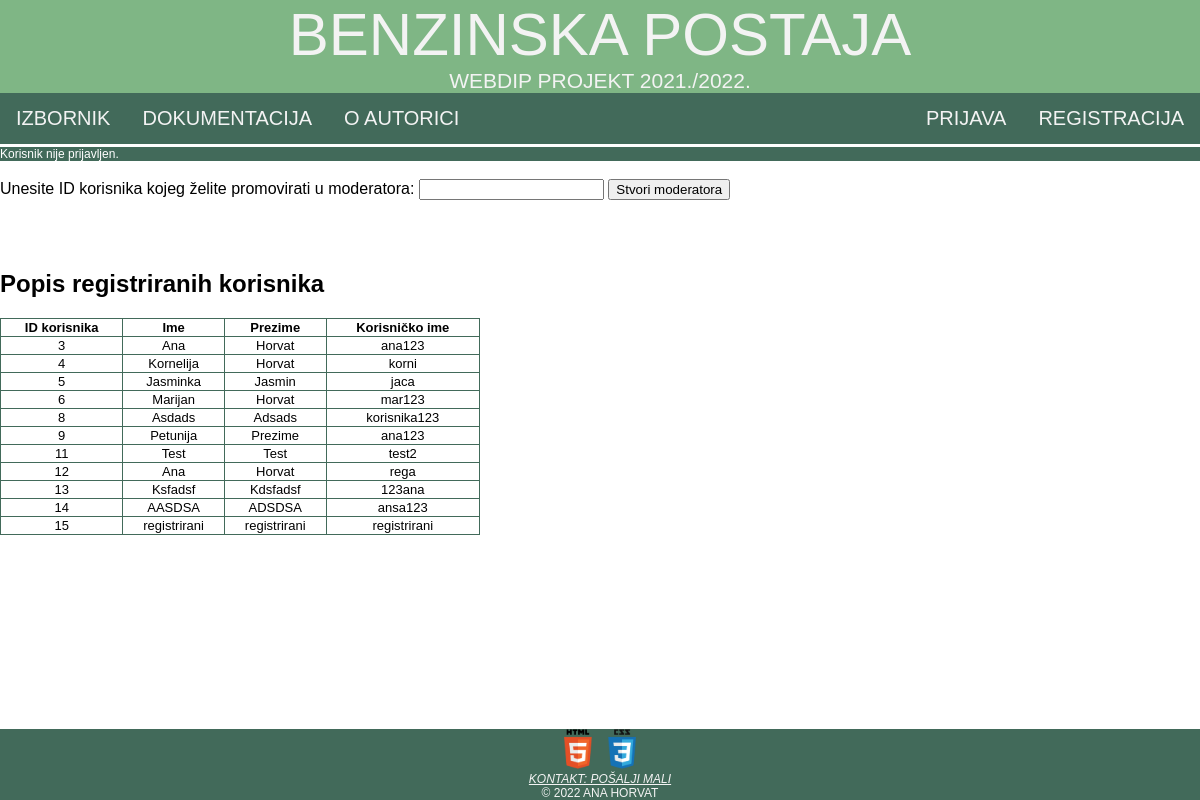
/kreirajModeratora.php, run on the app's committed database.
### tables this page shows
CREATE TABLE `korisnik` (
  `id_korisnika` int(11) NOT NULL,
  `id_uloge` int(11) NOT NULL,
  `ime` varchar(45) NOT NULL,
  `prezime` varchar(45) NOT NULL,
  `godina_rodenja` int(11) NOT NULL,
  `korisnicko_ime` varchar(45) NOT NULL,
  `lozinka` varchar(45) NOT NULL,
  `lozinka_sha256` varchar(45) NOT NULL,
  `email` varchar(45) NOT NULL,
  `broj_telefona` varchar(45) NOT NULL,
  `datum_registracije` date NOT NULL,
  `status` tinyint(1) NOT NULL,
  `broj_neuspjesnih_prijava` int(11) NOT NULL,
  `uvjeti_koristenja` varchar(45) NOT NULL,
  `aktivacijski_kod` varchar(45) NOT NULL
);

### class/baza.class.php (called while the page is built, shortened)
<?php
class Baza {
    private $veza = null;
    function spojiDB() {
        $this->veza = new mysqli(self::server, self::korisnik, self::lozinka, self::baza);
        $this->veza->set_charset("utf8");
        return $this->veza;
    }
    function selectDB($upit) {
        $rezultat = $this->veza->query($upit);
        return $rezultat;
    }
}
?>

### kreirajModeratora.php (the view, shortened to what this page needs)
<?php
$adresa = $_SERVER["HTTP_HOST"] . $_SERVER["REQUEST_URI"];
require("./class/baza.class.php");
$baza = new Baza();
$upit = "SELECT id_korisnika, ime, prezime, korisnicko_ime FROM korisnik where id_uloge=3";
$baza->spojiDB();
$rezultat = $baza->selectDB($upit);
$tablica = "<table style='width:40%'><tr><th>ID korisnika</th><th>Ime</th><th>Prezime</th><th>Korisničko ime</th></tr>\n";
while (list($id_korisnika,$ime,$prezime,$korisnicko_ime) = $rezultat->fetch_array()){
    $tablica.= "<tr><td>$id_korisnika</td><td>$ime</td><td>$prezime</td><td>$korisnicko_ime</td></tr>\n";
}
$tablica.= "</table>\n";
?>
<!DOCTYPE html>
<html>
<head>
    <link rel="stylesheet" href="./css/ahorvat3.css" type="text/css">
</head>
<body>
    <header id="zaglavlje">
        <a class="naslov" href="./index.php">Benzinska postaja</a>
        <br>
        <a class="opis">WebDiP projekt 2021./2022.</a>
    </header>
    <nav>
        <ul id="navigacija">
            <li class="lijevo"><a href="izbornik.php">Izbornik</a></li>
            <li class="lijevo"><a href="dokumentacija.html">Dokumentacija</a></li>
            <li class="lijevo"><a href="o_autoru.html">O autorici</a></li>
            <li class="desno"><a href="registracija.php">Registracija</a></li>
            <li class="desno"><a href="./prijava.php">Prijava</a></li>
        </ul>
    </nav>
    <?php
    if (isset($_SESSION['korisnik'])) {
        echo "<a id=\"prijavljenkor\" href=\"odjava.php\">Trenutno ste prijavljeni kao korisnik $_SESSION[korisnik]. Kliknite ovdje za odjavu.</a>";
    } else {
        echo "<a id=\"prijavljenkor\">Korisnik nije prijavljen.</a>";
    }
    ?>
    <br>
    <form method="post">
        <label for="idNovogModeratora">Unesite ID korisnika kojeg želite promovirati u moderatora: </label>
        <input type="number" name="idNovogModeratora" value="idNovogModeratora">
        <input type="submit" value="Stvori moderatora">
    </form>
    <div id="greske">
    </div>
    <h2>Popis registriranih korisnika</h2>
    <?php
        echo $tablica;
    ?>
    <br><br>
    <footer id="podnozje">
        <a href="https://validator.w3.org/check?uri=<?php echo $adresa ?>" target="_blank"><img class="validacija" src="./materijali/HTML5.png" alt="HTML5 validacija"></a>
        <a href="https://jigsaw.w3.org/css-validator/validator?uri=<?php echo $adresa ?>" target="_blank"> <img class="validacija" src="./materijali/CSS3.png" alt="CSS3 validacija"></a>
        <address>
            <a href="mailto:ahorvat3@foi.hr">Kontakt: pošalji mali</a>
        </address>
        <a>&copy; 2022 Ana Horvat</a>
    </footer>
</body>
</html>

### css/ahorvat3.css (style rules this page uses)
html { font-family: 'Trebuchet MS', 'Lucida Sans Unicode', 'Lucida Grande', 'Lucida Sans', Arial, sans-serif; background-color: #FFFFFF; }
body { width: 100%; margin: 0em; padding: 0em; height: 100%; }
#zaglavlje { background-color: #7FB685; text-align: center; color: #F3F3F3; text-transform: uppercase; }
.naslov { font-size: 60px; text-decoration: none; color: #F3F3F3; }
.opis { font-size: 21px; }
#navigacija { list-style-type: none; margin: 0; padding: 0; overflow: hidden; background-color: #426A5A; }
#navigacija li.lijevo { float: left; }
#navigacija li.desno { float: right; }
#navigacija li a { display: block; color: #F3F3F3; text-align: center; padding: 14px 16px; text-decoration: none; text-transform: uppercase; font-size: 20px; }
#podnozje { font-size: 12px; background-color: #426A5A; text-align: center; color: #F3F3F3; text-transform: uppercase; text-decoration: none; position: fixed; bottom: 0; width: 100%; }
#podnozje a { color: #F3F3F3; }
.validacija { height: 40px; width: 40px; }
#greske { color: #EF6F6C; margin: auto; width: 25%; padding: 10px; text-align: left; }
.lijevo { text-align: left; }
#prijavljenkor { border-top-color: white; border-top-style: solid; display: block; background-color: #426A5A; color:white; text-decoration: none; text-align: left; font-size: 12px; }
table, th, td { border: 1px solid #426A5A ; border-collapse: collapse; text-align: center; font-size: small; }

### data on the page
korisnik: id_korisnika "3", ime "Ana", prezime "Horvat", korisnicko_ime "ana123"
korisnik: id_korisnika "4", ime "Kornelija", prezime "Horvat", korisnicko_ime "korni"
korisnik: id_korisnika "5", ime "Jasminka", prezime "Jasmin", korisnicko_ime "jaca"
korisnik: id_korisnika "6", ime "Marijan", prezime "Horvat", korisnicko_ime "mar123"
korisnik: id_korisnika "8", ime "Asdads", prezime "Adsads", korisnicko_ime "korisnika123"
korisnik: id_korisnika "9", ime "Petunija", prezime "Prezime", korisnicko_ime "ana123"
korisnik: id_korisnika "11", ime "Test", prezime "Test", korisnicko_ime "test2"
korisnik: id_korisnika "12", ime "Ana", prezime "Horvat", korisnicko_ime "rega"
korisnik: id_korisnika "13", ime "Ksfadsf", prezime "Kdsfadsf", korisnicko_ime "123ana"
korisnik: id_korisnika "14", ime "AASDSA", prezime "ADSDSA", korisnicko_ime "ansa123"
korisnik: id_korisnika "15", ime "registrirani", prezime "registrirani", korisnicko_ime "registrirani"
